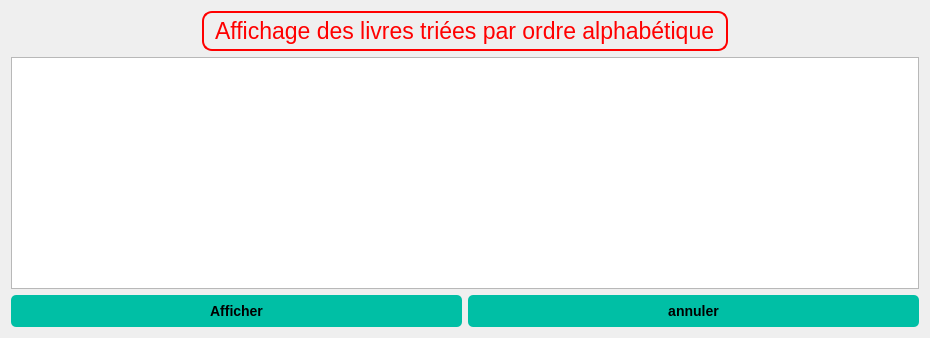
<?xml version="1.0" encoding="UTF-8"?>
<ui version="4.0">
 <class>Dialog</class>
 <widget class="QDialog" name="Dialog">
  <property name="geometry">
   <rect>
    <x>0</x>
    <y>0</y>
    <width>930</width>
    <height>338</height>
   </rect>
  </property>
  <property name="windowTitle">
   <string>Dialog</string>
  </property>
  <property name="styleSheet">
   <string notr="true">QLabel {
    background-color: none;
    border: 2px solid #00BFA5;
    border-radius: 10px;
    padding: 5px;
    color: #000000;
    font-size: 17pt;
    font-family: Arial, sans-serif;
}
QPushButton {
    font-family: &quot;Arial&quot;, sans-serif;
    font-size: 14px;
    font-weight: bold;
    color: #000000;
    background-color: #00BFA5;
    border: none;
    border-radius: 5px;
    padding: 8px 16px;
    text-align: center;
    text-transform: uppercase;
}

QPushButton:hover {
    background-color: #009980;
}
</string>
  </property>
  <layout class="QGridLayout" name="gridLayout">
   <item row="2" column="0">
    <widget class="QPushButton" name="pushButton">
     <property name="styleSheet">
      <string notr="true">/* Buttons */
QPushButton {
    font-family: &quot;Arial&quot;, sans-serif;
    font-size: 14px;
    font-weight: bold;
    color: #000000; /* Black text color */
    background-color: #00BFA5; /* Teal button background color */
    border: none;
    border-radius: 5px;
    padding: 8px 16px;
    text-align: center; /* Center align button text */
    text-transform: uppercase; /* Uppercase button text */
}

QPushButton:hover {
    background-color: #009980; /* Darker teal button background color on hover */
}</string>
     </property>
     <property name="text">
      <string>Afficher</string>
     </property>
    </widget>
   </item>
   <item row="2" column="1">
    <widget class="QPushButton" name="pushButton_2">
     <property name="styleSheet">
      <string notr="true">/* Buttons */
QPushButton {
    font-family: &quot;Arial&quot;, sans-serif;
    font-size: 14px;
    font-weight: bold;
    color: #000000; /* Black text color */
    background-color: #00BFA5; /* Teal button background color */
    border: none;
    border-radius: 5px;
    padding: 8px 16px;
    text-align: center; /* Center align button text */
    text-transform: uppercase; /* Uppercase button text */
}

QPushButton:hover {
    background-color: #009980; /* Darker teal button background color on hover */
}</string>
     </property>
     <property name="text">
      <string>annuler</string>
     </property>
    </widget>
   </item>
   <item row="1" column="0" colspan="2">
    <widget class="QTableView" name="tableView"/>
   </item>
   <item row="0" column="0" colspan="2" alignment="Qt::AlignHCenter">
    <widget class="QLabel" name="label">
     <property name="styleSheet">
      <string notr="true">
QLabel {
  background-color: none;
  border: 2px solid red;
  border-radius: 10px;
  padding: 5px;
  color: red;
  font-size: 17pt;
  font-family: Arial, sans-serif;
  

}

</string>
     </property>
     <property name="text">
      <string>Affichage des livres triées par ordre alphabétique</string>
     </property>
    </widget>
   </item>
  </layout>
 </widget>
 <resources/>
 <connections/>
</ui>
